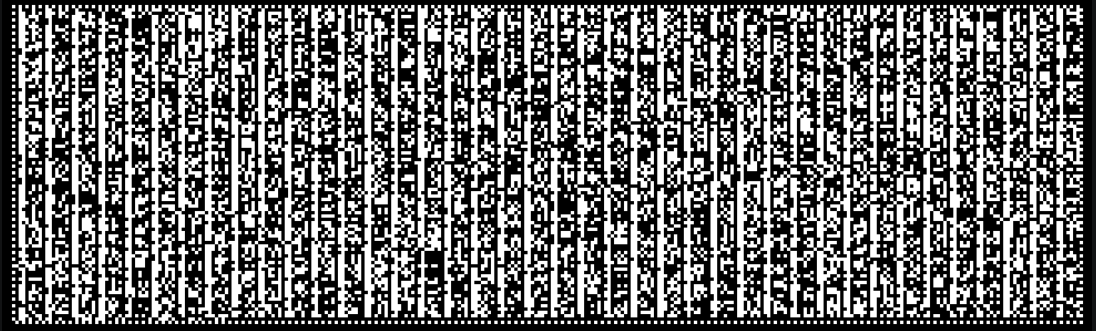
#> input picture bit_encoder/test-big-scaled.png, 1096 x 331 px; its folder holds only this picture in this run
$ python bitdec.py test-big-scaled.png
#> lines starting #> are read from the running program, lines starting #| are printed output that depends on the picture
#> in main, image is the input picture: PIL image 1096x331 RGBA; mean R, G, B, A 109.7, 109.7, 109.7, 255
"""
Bit decoder tool

Decode a bitmap made by bitenc, with configurable pixel blocks and an alternating
black/white block border. Locate the border using a grayscale threshold
of 128, count its white peaks to discover the grid width and height,
and sample each block at its center. Remove the dotted border and read
the data bits most significant first, left to right, then top
to bottom: 0 is black and 1 is white. Read the binary file header, decompress
the zlib payload and verify the original size and SHA-256 checksum before
saving. The header lengths exclude final-row padding. Keep the complete border
in screenshots, without unrelated bright content outside it.
The earlier single-pixel format is not supported.
Input filenames may be a list or glob patterns for one original file.
Sections may arrive in any order; duplicates are ignored and bad sections
produce retry warnings. All sections are required before verifying and saving.
If no input filename is given, wait for new bitmaps on the clipboard until
all sections arrive, retaining valid sections across retries.
Press Ctrl+C to stop waiting.
Without -O, save to the received filename in the current directory, asking
before overwriting an existing file. Enter accepts; n cancels the save.
Use -O to choose a different output filename; existing files still require confirmation.
"""
import argparse
import glob
import hashlib
import struct
import sys
import time
import zlib
from itertools import groupby
from pathlib import Path

from PIL import Image, ImageGrab

MAGIC = b"BITENC01"
HEADER = struct.Struct(">8sHQQ32s")
SECTION_MAGIC = b"BITENC02"
SECTION_HEADER = struct.Struct(">8sHQQ32sIIQI")


class ChecksumError(ValueError):
    """The received file envelope is incomplete, corrupt or unsupported."""


class SectionChecksumError(ChecksumError):
    """A damaged section can be discarded and received again."""


def unpack_section(packet):
    """Validate a section CRC before trusting its metadata or payload."""
    if bytes(packet[:8]) == MAGIC:
        filename, data = unpack_file(packet)
        _, name_size, size, compressed_size, checksum = HEADER.unpack_from(packet)
        start = HEADER.size + name_size
        return (filename, size, compressed_size, checksum, 1), 1, bytes(packet[start:start + compressed_size])
    if len(packet) < SECTION_HEADER.size:
        raise SectionChecksumError("truncated section header")
    fields = SECTION_HEADER.unpack_from(packet)
    magic, name_size, size, compressed_size, checksum, number, count, chunk_size, crc = fields
    start = SECTION_HEADER.size + name_size
    end = start + chunk_size
    if magic != SECTION_MAGIC or not name_size or not chunk_size or end > len(packet):
        raise SectionChecksumError("invalid or truncated section")
    protected = SECTION_HEADER.pack(*fields[:-1], 0) + bytes(packet[SECTION_HEADER.size:end])
    if zlib.crc32(protected) != crc:
        raise SectionChecksumError("section checksum failure")
    if not 1 <= number <= count <= compressed_size or chunk_size > compressed_size:
        raise SectionChecksumError("invalid section numbering or size")
    try:
        filename = bytes(packet[SECTION_HEADER.size:start]).decode("utf-8")
    except UnicodeError as error:
        raise SectionChecksumError("invalid filename") from error
    if filename in (".", "..") or any(character in filename for character in ("/", "\\", ":", "\x00")):
        raise ValueError("received filename must be a basename without path components")
    return (filename, size, compressed_size, checksum, count), number, bytes(packet[start:end])


class SectionReceiver:
    """Collect one file in any order; never retain a section with a bad CRC."""

    def __init__(self):
        self.metadata = None
        self.sections = {}

    @property
    def complete(self):
        return self.metadata is not None and len(self.sections) == self.metadata[4]

    def add_packet(self, packet):
        metadata, number, payload = unpack_section(packet)
        if self.metadata is not None and metadata != self.metadata:
            raise ValueError("sections belong to different files; receive only one file at a time")
        if number in self.sections:
            if self.sections[number] != payload:
                raise SectionChecksumError("conflicting duplicate section; retry this section")
            return False
        if sum(map(len, self.sections.values())) + len(payload) > metadata[2]:
            raise SectionChecksumError("section payloads exceed the compressed file size")
        self.metadata = metadata
        self.sections[number] = payload
        return True

    def result(self):
        if self.metadata is None:
            raise ValueError("no valid file sections received")
        filename, size, compressed_size, checksum, count = self.metadata
        if not self.complete:
            raise ValueError(
                f"only received {len(self.sections)} of {count} sections, "
                "please provide all sections in the input files"
            )
        compressed = b"".join(self.sections[number] for number in range(1, count + 1))
        if len(compressed) != compressed_size:
            raise ChecksumError("compressed file size mismatch")
        name = filename.encode("utf-8")
        # Reuse the original envelope verifier for bounded decompression,
        # exact file size and the final SHA-256 check after reassembly.
        packet = HEADER.pack(MAGIC, len(name), size, compressed_size, checksum) + name + compressed
        return unpack_file(packet)


# [30 lines left out: function unpack_file, not called in this run]


def border_runs(values):
    """Return (is_white, pixel_count) runs along a dotted border scan line."""
    return [
        (white, sum(1 for _ in pixels))
        for white, pixels in groupby(values, key=lambda value: value >= 128)
    ]


def count_border_cells(values):
    """Count white peaks and their separating black cells, including endpoints."""
    runs = border_runs(values)
    peaks = sum(white for white, length in runs)
    if peaks < 1:
        raise ValueError("dotted border must contain a white peak")
    # There is one black cell between consecutive white peaks. A black cell
    # at either endpoint adds one more, so odd and even cell counts both work.
    return 2 * peaks - 1 + int(not runs[0][0]) + int(not runs[-1][0])


def first_peak_center(values):
    """Find the first white block's center, skipping a blurred dark endpoint."""
    offset = 0
    for white, length in border_runs(values):
        if white:
            return offset + length // 2
        offset += length
    raise ValueError("no white peak found on the dotted border")


def decode_image(image):
    """Sample one dotted bitmap into packet bytes, retaining row padding."""
    grayscale = image.convert("L")
    # Threshold only for locating the frame; retain grayscale for sampling.
    bounds = grayscale.point(lambda value: 255 if value >= 128 else 0).getbbox()
#> bounds = (12, 5, 1083, 324)
    if bounds is None:
        raise ValueError("no dotted bitmap border found")
    cropped = grayscale.crop(bounds)
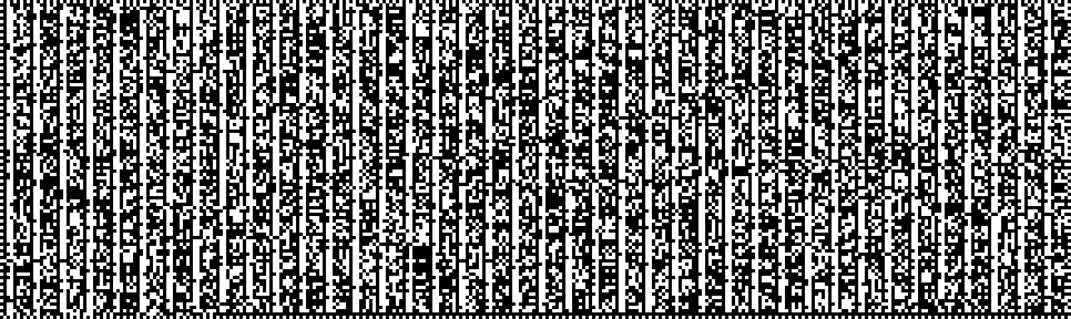
#> cropped: PIL image 1071x319 L; min 0, max 255, mean 116.3
    # Scan through the first white block's center, not its blurred corner.
    center_column = first_peak_center(cropped.crop((0, 0, cropped.width, 1)).tobytes())
#> center_column = 1
    center_row = first_peak_center(cropped.crop((0, 0, 1, cropped.height)).tobytes())
#> center_row = 1
    top = cropped.crop((0, center_row, cropped.width, center_row + 1))
    bottom_row = cropped.height - 1 - center_row
#> bottom_row = 317
    bottom = cropped.crop((0, bottom_row, cropped.width, bottom_row + 1))
    left = cropped.crop((center_column, 0, center_column + 1, cropped.height))
    right_column = cropped.width - 1 - center_column
#> right_column = 1069
    right = cropped.crop((right_column, 0, right_column + 1, cropped.height))
    # Independent peak counts discover unknown width/height and allow unequal
    # X/Y scaling. The opposite edges must describe the same cell grid.
    columns = count_border_cells(top.tobytes())
#> columns = 322
    rows = count_border_cells(left.tobytes())
#> rows = 96
    if count_border_cells(bottom.tobytes()) != columns or count_border_cells(right.tobytes()) != rows:
        raise ValueError("opposite dotted borders disagree on the grid dimensions")
    if columns < 3 or rows < 3 or cropped.width < columns or cropped.height < rows:
        raise ValueError("bitmap is too small to sample the dotted block grid")
    # One output pixel per cell samples source coordinates near
    # ((column + 0.5) * width / columns, (row + 0.5) * height / rows).
    # NEAREST selects the center instead of averaging adjacent data blocks.
    grid = cropped.resize((columns, rows), Image.Resampling.NEAREST)
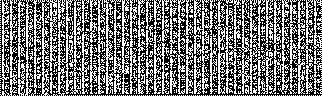
#> grid: PIL image 322x96 L; 45.6% white in thin lines or dots
    grid = grid.point(lambda value: 255 if value >= 128 else 0)
    perimeter = (
        [(column, 0) for column in range(columns)]
        + [(column, rows - 1) for column in range(columns)]
        + [(0, row) for row in range(1, rows - 1)]
        + [(columns - 1, row) for row in range(1, rows - 1)]
    )
#> perimeter = 832 pairs, first value 0 to 321, second value 0 to 95
    matches = sum(
        bool(grid.getpixel((column, row))) == ((column + row) % 2 == 0)
        for column, row in perimeter
    )
#> matches = 832
    if matches < len(perimeter) * 0.9:
        raise ValueError("dotted border does not match the expected sampling grid")
    pixels = grid.crop((1, 1, columns - 1, rows - 1)).tobytes()
    data = bytearray()
    # Read row-major bits most-significant first. Header lengths discard the
    # padding only after this sampled byte stream has passed its checksum.
    for byte_start in range(0, len(pixels), 8):
        value = 0
        byte_pixels = pixels[byte_start:byte_start + 8]
        for pixel in byte_pixels:
            value = (value << 1) | int(pixel == 255)
        data.append(value << (8 - len(byte_pixels)))
#> this loop made 3760 passes
#> byte_start on passes 2 to 4: 8, 16, 24
    return bytes(data)


def expand_input_files(patterns):
    """Expand quoted Windows globs as well as shell-expanded Linux paths."""
    paths = []
    for pattern in patterns:
        matches = [pattern] if Path(pattern).is_file() else sorted(glob.glob(pattern))
        if not matches:
            raise ValueError(f"no input files match {pattern}")
        paths.extend(Path(match) for match in matches)
    return list(dict.fromkeys(path.resolve() for path in paths))


def warn_section(error):
    print(f"warning: {error}; please retry this section", file=sys.stderr, flush=True)


# [45 lines left out: functions receive_clipboard, confirm_overwrite, not called in this run]


def main():
    parser = argparse.ArgumentParser(
        description=__doc__, formatter_class=argparse.RawDescriptionHelpFormatter
    )
    parser.add_argument(
        "filename", nargs="*", help="input bitmap filenames or glob patterns (default: clipboard)"
    )
    parser.add_argument(
        "-O", "--output", type=Path, help="output filename (default: received filename)"
    )
    args = parser.parse_args()

    try:
        paths = expand_input_files(args.filename)
        if args.output is not None and args.output.resolve() in paths:
            parser.error("output filename must be different from the input filename")
        receiver = SectionReceiver()
        if paths:
            for path in paths:
                try:
                    with Image.open(path) as image:
                        packet = decode_image(image)
                except ValueError as error:
                    warn_section(error)
                    continue
                try:
                    receiver.add_packet(packet)
                except SectionChecksumError as error:
                    warn_section(error)
                else:
                    metadata, number, _ = unpack_section(packet)
                    print(f"{path.name} : part {number} of {metadata[4]}", file=sys.stderr, flush=True)
        else:
            receive_clipboard(receiver)
        filename, received_data = receiver.result()
        output = args.output if args.output is not None else Path(filename)
        if output.resolve() in paths:
            parser.error("output filename must be different from the input bitmap filename")
        try:
            with output.open("xb") as destination:
                destination.write(received_data)
        except FileExistsError:
            if not confirm_overwrite(output):
                return
            output.write_bytes(received_data)
        if args.output is None:
            print(f"saved to file {filename} , {len(received_data)} bytes")
        else:
            print(f"saved {filename} to {output}")
    except ChecksumError:
        parser.exit(1, "checksum failure, please try again\n")
    except (OSError, ValueError) as error:
#> (the run stopped early here; a loop or call above may not have finished)
